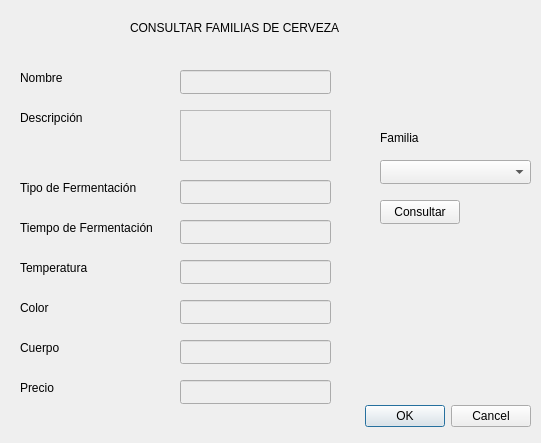
<?xml version="1.0" encoding="UTF-8"?>
<ui version="4.0">
 <class>VentanaConsultarFamilia</class>
 <widget class="QDialog" name="VentanaConsultarFamilia">
  <property name="geometry">
   <rect>
    <x>0</x>
    <y>0</y>
    <width>541</width>
    <height>443</height>
   </rect>
  </property>
  <property name="windowTitle">
   <string>Dialog</string>
  </property>
  <widget class="QDialogButtonBox" name="buttonBox">
   <property name="geometry">
    <rect>
     <x>350</x>
     <y>400</y>
     <width>181</width>
     <height>32</height>
    </rect>
   </property>
   <property name="orientation">
    <enum>Qt::Horizontal</enum>
   </property>
   <property name="standardButtons">
    <set>QDialogButtonBox::Cancel|QDialogButtonBox::Ok</set>
   </property>
  </widget>
  <widget class="QLabel" name="label_5">
   <property name="geometry">
    <rect>
     <x>20</x>
     <y>260</y>
     <width>81</width>
     <height>16</height>
    </rect>
   </property>
   <property name="text">
    <string>Temperatura</string>
   </property>
  </widget>
  <widget class="QLineEdit" name="lneColor">
   <property name="enabled">
    <bool>false</bool>
   </property>
   <property name="geometry">
    <rect>
     <x>180</x>
     <y>300</y>
     <width>151</width>
     <height>24</height>
    </rect>
   </property>
  </widget>
  <widget class="QLineEdit" name="lneTemperatura">
   <property name="enabled">
    <bool>false</bool>
   </property>
   <property name="geometry">
    <rect>
     <x>180</x>
     <y>260</y>
     <width>151</width>
     <height>24</height>
    </rect>
   </property>
  </widget>
  <widget class="QLabel" name="label_7">
   <property name="geometry">
    <rect>
     <x>20</x>
     <y>340</y>
     <width>59</width>
     <height>16</height>
    </rect>
   </property>
   <property name="text">
    <string>Cuerpo</string>
   </property>
  </widget>
  <widget class="QPushButton" name="btnConsultar">
   <property name="geometry">
    <rect>
     <x>380</x>
     <y>200</y>
     <width>80</width>
     <height>24</height>
    </rect>
   </property>
   <property name="text">
    <string>Consultar</string>
   </property>
  </widget>
  <widget class="QLabel" name="label_9">
   <property name="geometry">
    <rect>
     <x>130</x>
     <y>20</y>
     <width>231</width>
     <height>16</height>
    </rect>
   </property>
   <property name="text">
    <string>CONSULTAR FAMILIAS DE CERVEZA</string>
   </property>
  </widget>
  <widget class="QLabel" name="label">
   <property name="geometry">
    <rect>
     <x>20</x>
     <y>70</y>
     <width>59</width>
     <height>16</height>
    </rect>
   </property>
   <property name="text">
    <string>Nombre</string>
   </property>
  </widget>
  <widget class="QLabel" name="label_6">
   <property name="geometry">
    <rect>
     <x>20</x>
     <y>300</y>
     <width>59</width>
     <height>16</height>
    </rect>
   </property>
   <property name="text">
    <string>Color</string>
   </property>
  </widget>
  <widget class="QLineEdit" name="lneNombre">
   <property name="enabled">
    <bool>false</bool>
   </property>
   <property name="geometry">
    <rect>
     <x>180</x>
     <y>70</y>
     <width>151</width>
     <height>24</height>
    </rect>
   </property>
  </widget>
  <widget class="QLabel" name="label_10">
   <property name="geometry">
    <rect>
     <x>380</x>
     <y>130</y>
     <width>59</width>
     <height>16</height>
    </rect>
   </property>
   <property name="text">
    <string>Familia</string>
   </property>
  </widget>
  <widget class="QLineEdit" name="lneTiempoDeFermentacion">
   <property name="enabled">
    <bool>false</bool>
   </property>
   <property name="geometry">
    <rect>
     <x>180</x>
     <y>220</y>
     <width>151</width>
     <height>24</height>
    </rect>
   </property>
  </widget>
  <widget class="QLabel" name="label_3">
   <property name="geometry">
    <rect>
     <x>20</x>
     <y>180</y>
     <width>141</width>
     <height>16</height>
    </rect>
   </property>
   <property name="text">
    <string>Tipo de Fermentación</string>
   </property>
  </widget>
  <widget class="QLabel" name="label_8">
   <property name="geometry">
    <rect>
     <x>20</x>
     <y>380</y>
     <width>59</width>
     <height>16</height>
    </rect>
   </property>
   <property name="text">
    <string>Precio</string>
   </property>
  </widget>
  <widget class="QLabel" name="label_4">
   <property name="geometry">
    <rect>
     <x>20</x>
     <y>220</y>
     <width>151</width>
     <height>16</height>
    </rect>
   </property>
   <property name="text">
    <string>Tiempo de Fermentación</string>
   </property>
  </widget>
  <widget class="QLineEdit" name="lneCuerpo">
   <property name="enabled">
    <bool>false</bool>
   </property>
   <property name="geometry">
    <rect>
     <x>180</x>
     <y>340</y>
     <width>151</width>
     <height>24</height>
    </rect>
   </property>
  </widget>
  <widget class="QLineEdit" name="lnePrecio">
   <property name="enabled">
    <bool>false</bool>
   </property>
   <property name="geometry">
    <rect>
     <x>180</x>
     <y>380</y>
     <width>151</width>
     <height>24</height>
    </rect>
   </property>
  </widget>
  <widget class="QComboBox" name="comboFamilias">
   <property name="geometry">
    <rect>
     <x>380</x>
     <y>160</y>
     <width>151</width>
     <height>24</height>
    </rect>
   </property>
  </widget>
  <widget class="QLineEdit" name="lneTipoDeFermentacion">
   <property name="enabled">
    <bool>false</bool>
   </property>
   <property name="geometry">
    <rect>
     <x>180</x>
     <y>180</y>
     <width>151</width>
     <height>24</height>
    </rect>
   </property>
  </widget>
  <widget class="QLabel" name="label_2">
   <property name="geometry">
    <rect>
     <x>20</x>
     <y>110</y>
     <width>81</width>
     <height>16</height>
    </rect>
   </property>
   <property name="text">
    <string>Descripción</string>
   </property>
  </widget>
  <widget class="QTextEdit" name="txeDescripcion">
   <property name="enabled">
    <bool>false</bool>
   </property>
   <property name="geometry">
    <rect>
     <x>180</x>
     <y>110</y>
     <width>151</width>
     <height>51</height>
    </rect>
   </property>
  </widget>
 </widget>
 <resources/>
 <connections>
  <connection>
   <sender>buttonBox</sender>
   <signal>accepted()</signal>
   <receiver>VentanaConsultarFamilia</receiver>
   <slot>accept()</slot>
   <hints>
    <hint type="sourcelabel">
     <x>248</x>
     <y>254</y>
    </hint>
    <hint type="destinationlabel">
     <x>157</x>
     <y>274</y>
    </hint>
   </hints>
  </connection>
  <connection>
   <sender>buttonBox</sender>
   <signal>rejected()</signal>
   <receiver>VentanaConsultarFamilia</receiver>
   <slot>reject()</slot>
   <hints>
    <hint type="sourcelabel">
     <x>316</x>
     <y>260</y>
    </hint>
    <hint type="destinationlabel">
     <x>286</x>
     <y>274</y>
    </hint>
   </hints>
  </connection>
 </connections>
</ui>
